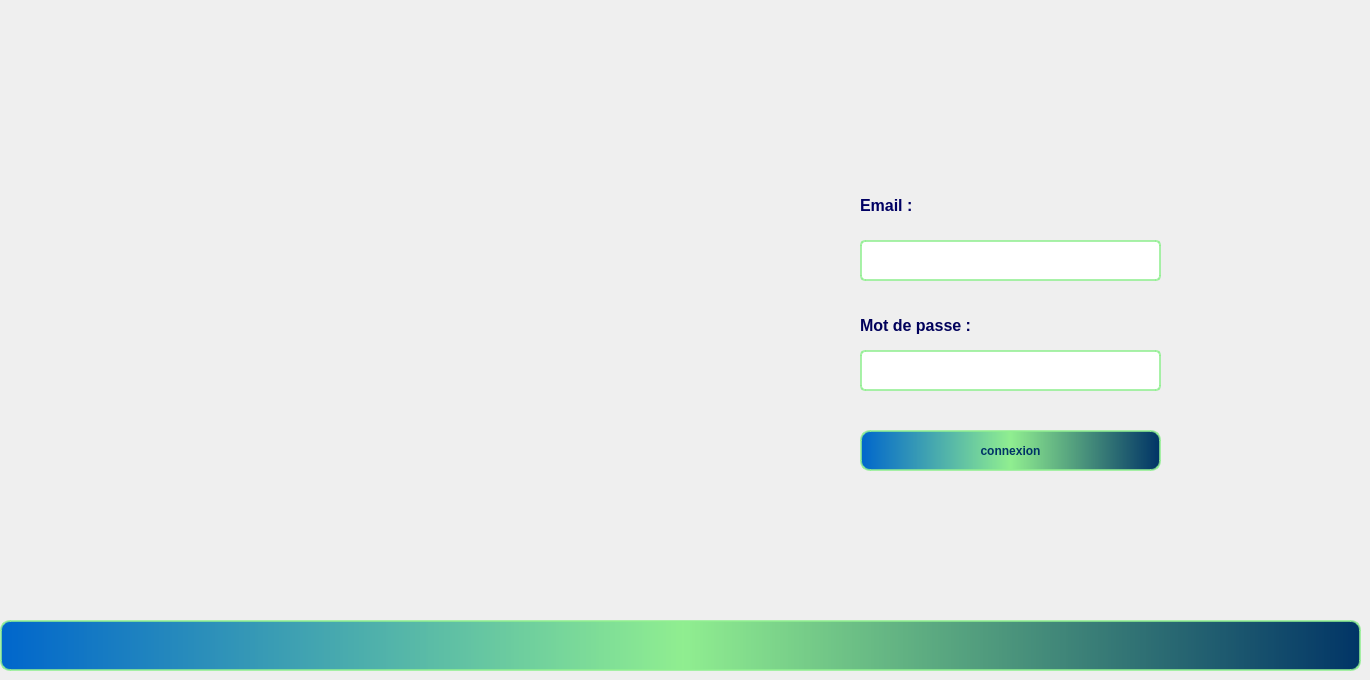
    <widget class="QWidget" name="Connexion">
     <widget class="QPushButton" name="pushButton">
      <property name="geometry">
       <rect>
        <x>0</x>
        <y>620</y>
        <width>1361</width>
        <height>51</height>
       </rect>
      </property>
      <property name="styleSheet">
       <string notr="true">  background: qlineargradient(x1: 0, y1: 0, x2: 1, y2: 0, stop: 0 rgba(0, 102, 204, 255), stop: 0.5 rgba(144, 238, 144, 255), stop: 1 rgba(0, 51, 102, 255));
    border: 2px solid rgba(144, 238, 144, 200);
    padding: 8px;
    color: rgba(0, 51, 102, 255);
    font-weight: bold;
    border-radius: 10px;
    transition: all 0.3s ease;</string>
      </property>
      <property name="text">
       <string/>
      </property>
     </widget>
     <widget class="QLabel" name="label_7">
      <property name="geometry">
       <rect>
        <x>-10</x>
        <y>-20</y>
        <width>811</width>
        <height>671</height>
       </rect>
      </property>
      <property name="text">
       <string/>
      </property>
      <property name="pixmap">
       <pixmap resource="logo.qrc">:/logo /logo.png</pixmap>
      </property>
      <property name="scaledContents">
       <bool>true</bool>
      </property>
     </widget>
     <widget class="QLineEdit" name="lineEdit_email">
      <property name="geometry">
       <rect>
        <x>860</x>
        <y>240</y>
        <width>301</width>
        <height>41</height>
       </rect>
      </property>
      <property name="styleSheet">
       <string notr="true"> background-color: rgba(255, 255, 255, 255);
    border: 2px solid rgba(144, 238, 144, 200);
    border-radius: 5px;
    padding: 5px;
    color: rgba(0, 51, 102, 255);</string>
      </property>
     </widget>
     <widget class="QPushButton" name="pushButton_login">
      <property name="geometry">
       <rect>
        <x>860</x>
        <y>430</y>
        <width>301</width>
        <height>41</height>
       </rect>
      </property>
      <property name="styleSheet">
       <string notr="true">  background: qlineargradient(x1: 0, y1: 0, x2: 1, y2: 0, stop: 0 rgba(0, 102, 204, 255), stop: 0.5 rgba(144, 238, 144, 255), stop: 1 rgba(0, 51, 102, 255));
    border: 2px solid rgba(144, 238, 144, 200);
    padding: 8px;
    color: rgba(0, 51, 102, 255);
    font-weight: bold;
    border-radius: 10px;
    transition: all 0.3s ease;</string>
      </property>
      <property name="text">
       <string>connexion</string>
      </property>
     </widget>
     <widget class="QLineEdit" name="lineEdit_password">
      <property name="geometry">
       <rect>
        <x>860</x>
        <y>350</y>
        <width>301</width>
        <height>41</height>
       </rect>
      </property>
      <property name="styleSheet">
       <string notr="true"> background-color: rgba(255, 255, 255, 255);
    border: 2px solid rgba(144, 238, 144, 200);
    border-radius: 5px;
    padding: 5px;
    color: rgba(0, 51, 102, 255);
</string>
      </property>
     </widget>
     <widget class="QLabel" name="label_10">
      <property name="geometry">
       <rect>
        <x>860</x>
        <y>190</y>
        <width>81</width>
        <height>31</height>
       </rect>
      </property>
      <property name="text">
       <string>&lt;html&gt;&lt;head/&gt;&lt;body&gt;&lt;p&gt;&lt;span style=&quot; font-size:12pt; font-weight:700; color:#000063;&quot;&gt;Email :&lt;/span&gt;&lt;/p&gt;&lt;/body&gt;&lt;/html&gt;</string>
      </property>
     </widget>
     <widget class="QLabel" name="label_11">
      <property name="geometry">
       <rect>
        <x>860</x>
        <y>310</y>
        <width>121</width>
        <height>31</height>
       </rect>
      </property>
      <property name="text">
       <string>&lt;html&gt;&lt;head/&gt;&lt;body&gt;&lt;p&gt;&lt;span style=&quot; font-size:12pt; font-weight:700; color:#00005b;&quot;&gt;Mot de passe :&lt;/span&gt;&lt;/p&gt;&lt;/body&gt;&lt;/html&gt;</string>
      </property>
     </widget>
     <zorder>label_7</zorder>
     <zorder>lineEdit_email</zorder>
     <zorder>pushButton_login</zorder>
     <zorder>lineEdit_password</zorder>
     <zorder>label_10</zorder>
     <zorder>label_11</zorder>
     <zorder>pushButton</zorder>
    </widget>
